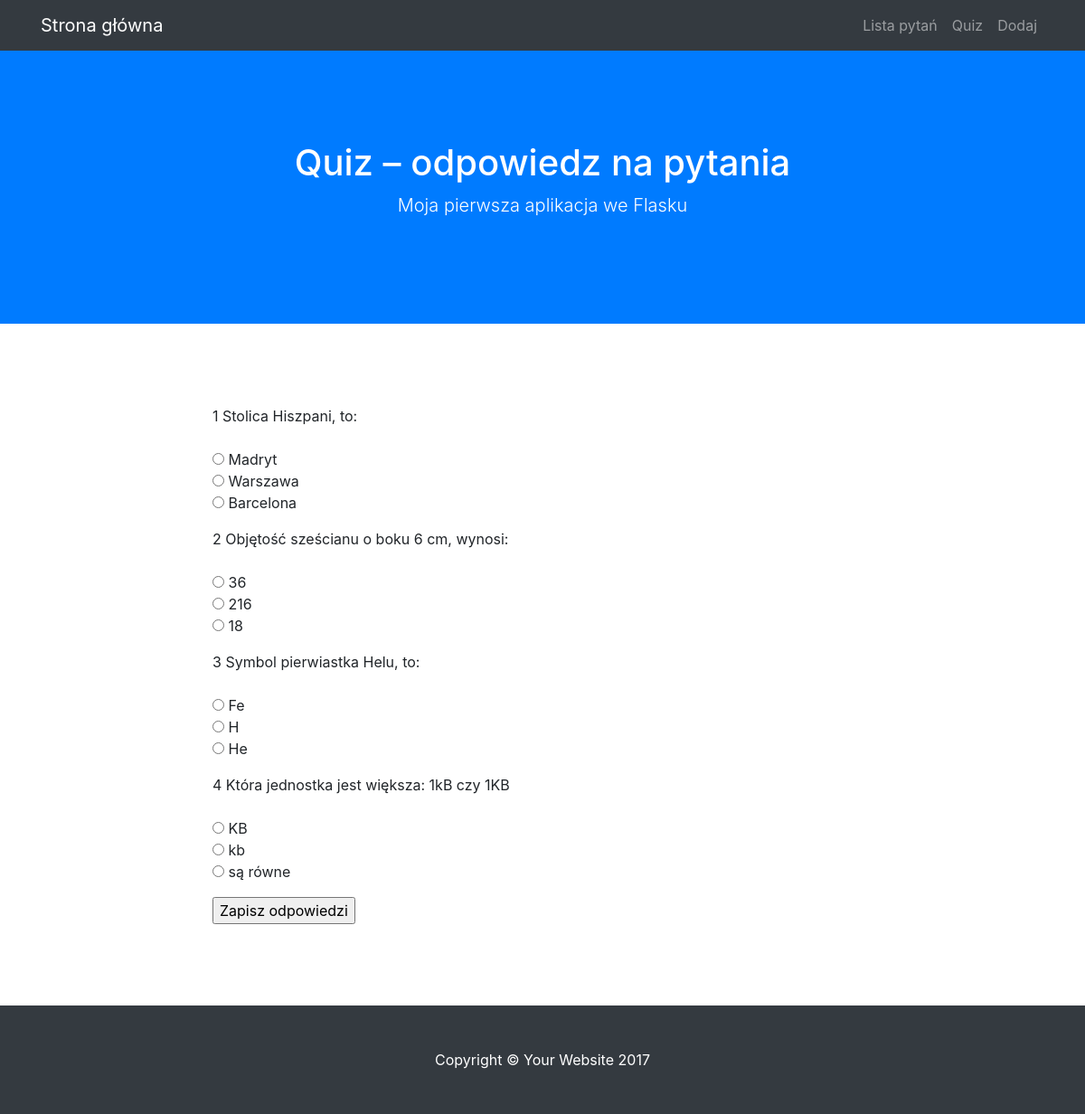
The page /quiz on the database as committed earlier.
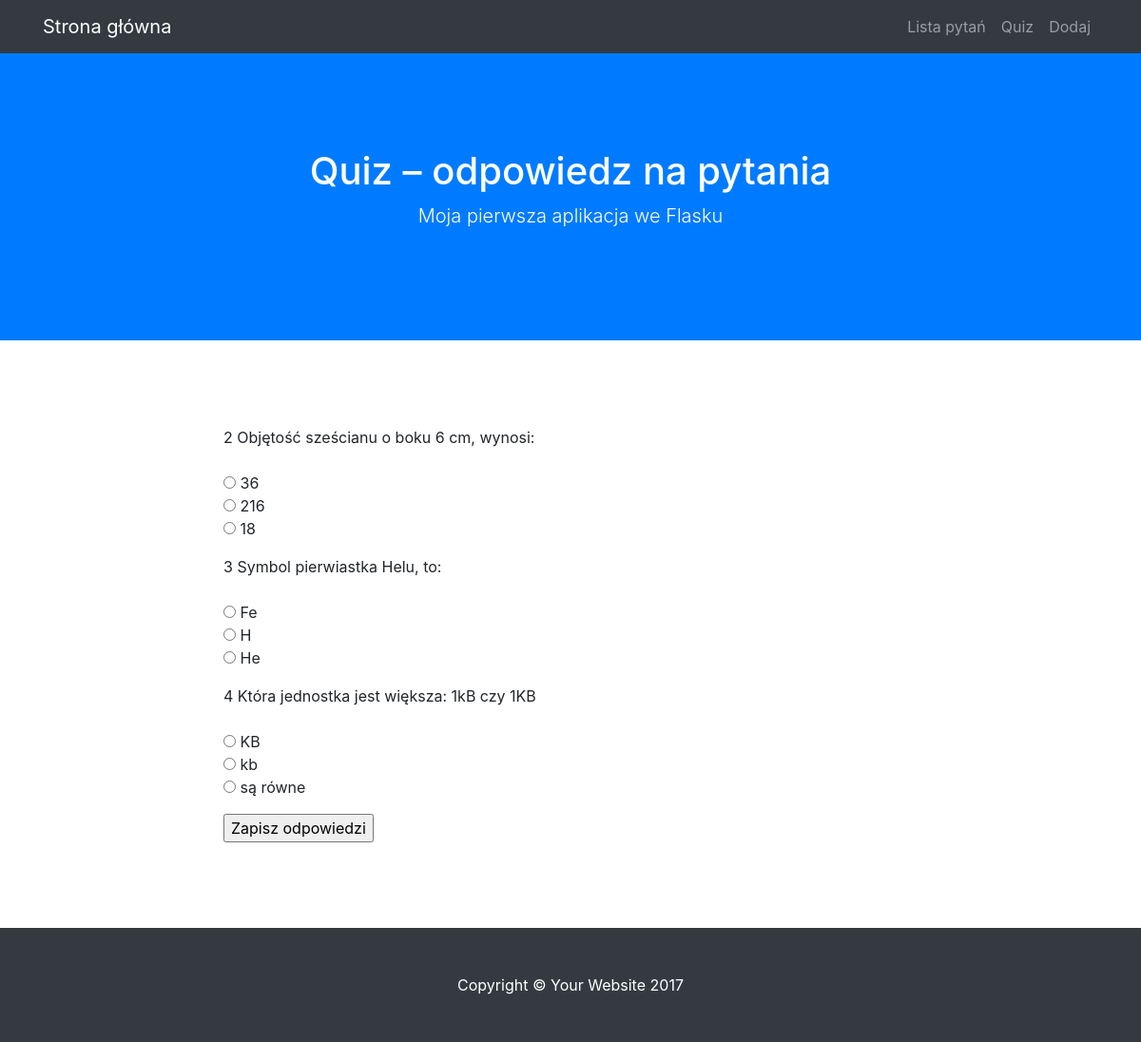
The same page on the database as committed later.
### modele.py (models this page shows)
class BazaModel(Model):
    class Meta:
        database = baza

class Pytanie(BazaModel):
    pytanie = CharField(null=False)
    kategoria = ForeignKeyField(Kategoria, related_name='pytania')

class Odpowiedz(BazaModel):
    odpowiedz = CharField(null=False)
    pytanie = ForeignKeyField(Pytanie, related_name='odpowiedzi')
    odpok = IntegerField(default=0)

### views.py (the view, shortened to what this page needs)
@app.route("/quiz", methods=['GET', 'POST'])
def quiz():
    pytania = Pytanie.select().join(Odpowiedz).distinct().order_by(Pytanie.id)
    return render_template('quiz.html', query = pytania)

### quiz.py (called while the page is built)
@app.before_request
def before_request():
    g.db = baza
    g.db.connect()

@app.after_request
def after_request(response):
    g.db.close()
    return response

### templates/quiz.html (shortened to what this page needs)
{% extends "szablon.html" %}
{% block h1 %}Quiz – odpowiedz na pytania{% endblock %}
{% block tresc %}
    <form method="POST">
    {% for p in query %}
    <p>
        {{ p.id }} {{ p.pytanie }}<br>
        <br>
        {% for o in p.odpowiedzi %}
        <input type="radio" name="{{ p.id }}" value="{{ o.id }}">
        {{ o.odpowiedz }}
        <br>
        {% endfor %}
    </p>
    {% endfor %}
    <input type="submit" value="Zapisz odpowiedzi">
    </form>
{% endblock %}

### templates/szablon.html (shortened to what this page needs)
<!DOCTYPE html>
<html lang="en">
  <head>
    <link href="{{ url_for('static', filename='vendor/bootstrap/css/bootstrap.min.css') }}" rel="stylesheet">
    <link href="{{ url_for('static', filename='css/scrolling-nav.css') }}" rel="stylesheet">
    <link href="{{ url_for('static', filename='css/style.css') }}" rel="stylesheet">
  </head>
  <body id="page-top">
    <nav class="navbar navbar-expand-lg navbar-dark bg-dark fixed-top" id="mainNav">
      <div class="container">
        <a class="navbar-brand js-scroll-trigger" href="{{ url_for('index') }}">Strona główna</a>
        <div class="collapse navbar-collapse" id="navbarResponsive">
          <ul class="navbar-nav ml-auto">
            <li class="nav-item">
              <a class="nav-link js-scroll-trigger" href="{{ url_for('lista') }}">Lista pytań</a>
            </li>
            <li class="nav-item">
              <a class="nav-link js-scroll-trigger" href="{{ url_for('quiz') }}">Quiz</a>
            </li>
            <li class="nav-item">
              <a class="nav-link js-scroll-trigger" href="{{ url_for('dodaj') }}">Dodaj</a>
            </li>
          </ul>
        </div>
      </div>
    </nav>
    <header class="bg-primary text-white">
      <div class="container text-center">
        <h1>{% block h1 %}{% endblock %}</h1>
        <p class="lead">Moja pierwsza aplikacja we Flasku</p>
      </div>
    </header>
    <section id="quiz">
      <div class="container">
        <div class="row">
          <div class="col-lg-8 mx-auto">
            {% block tresc %}
            {% endblock %}
          </div>
        </div>
      </div>
    </section>
    <footer class="py-5 bg-dark">
      <div class="container">
        <p class="m-0 text-center text-white">Copyright &copy; Your Website 2017</p>
      </div>
    </footer>
  </body>
</html>

### static/css/scrolling-nav.css (style rules this page uses)
header { padding: 154px 0 100px; }
@media (min-width: 992px) { header { padding: 156px 0 100px; } }
section { padding: 150px 0; }

### static/css/style.css (style rules this page uses)
section { padding: 90px 0; }

Rows that differ between the two databases and show on the page:
removed Pytanie: id "1", pytanie "Stolica Hiszpani, to:"
removed Odpowiedz: odpowiedz "Madryt", shown under "1"
removed Odpowiedz: odpowiedz "Warszawa", shown under "1"
removed Odpowiedz: odpowiedz "Barcelona", shown under "1"
